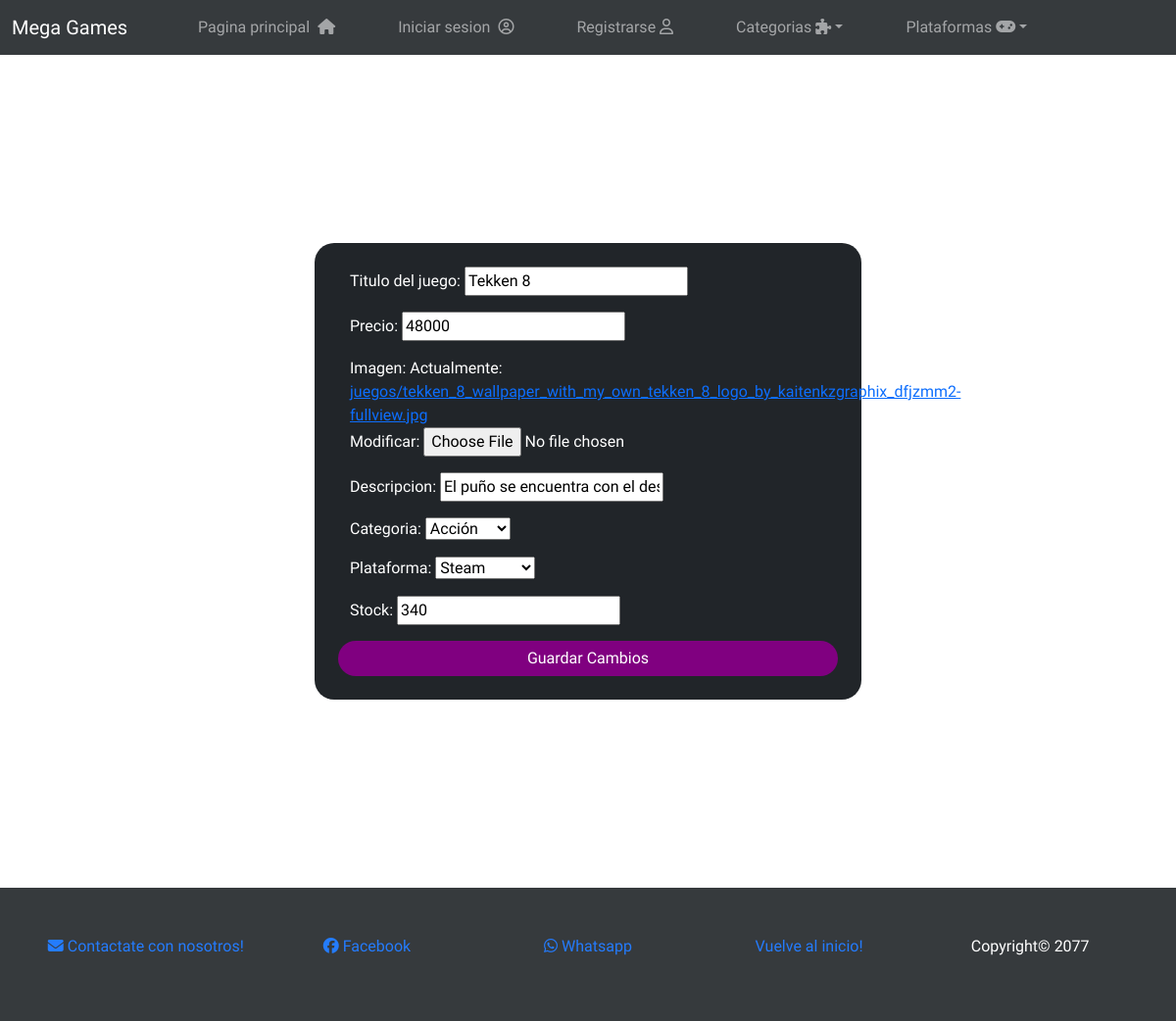
Before: /edit/3 with the older database file.
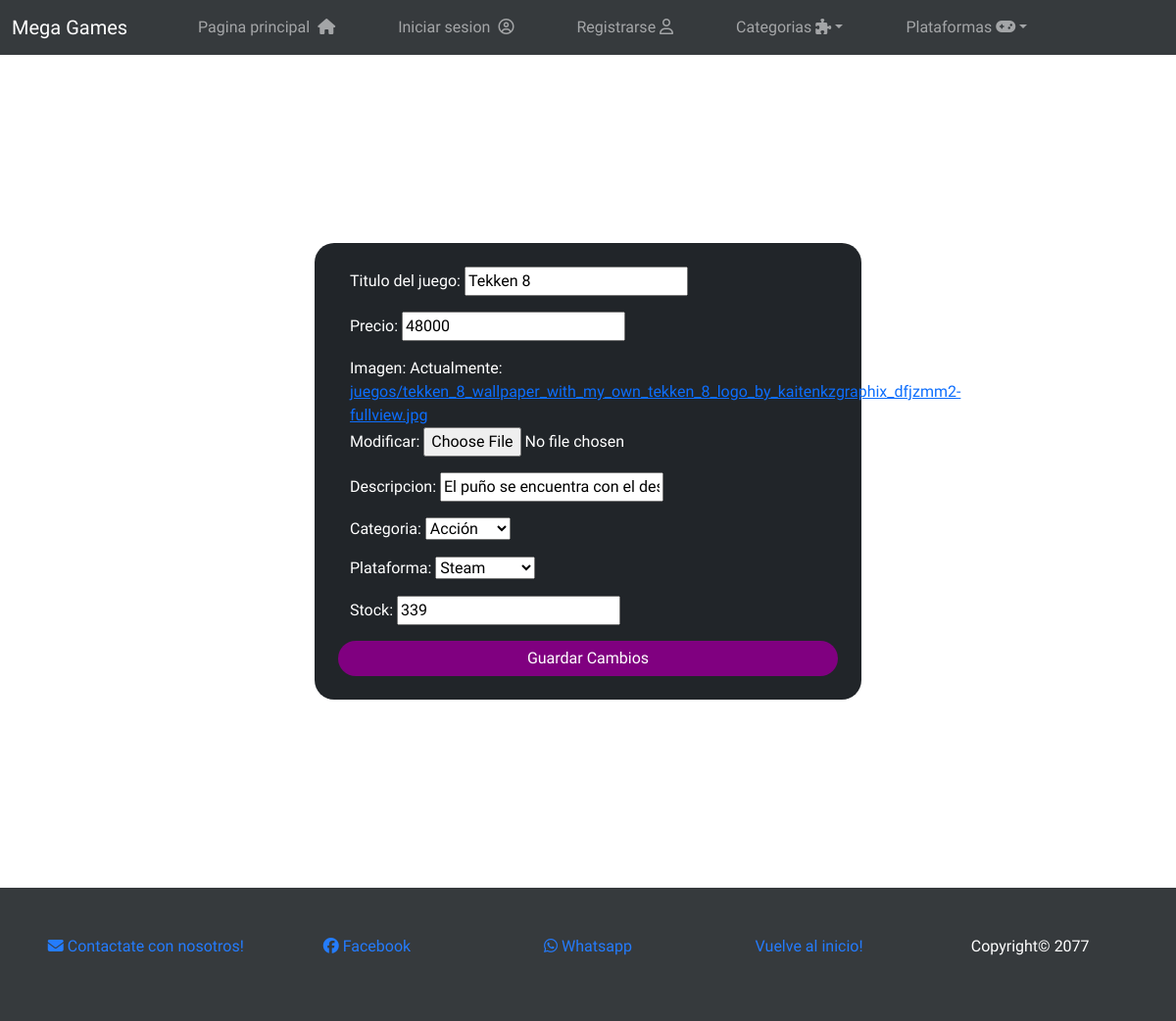
After: the same page with the newer database file.
### juegos/models.py (models this page shows, shortened)
class Juego (models.Model):
    nombre = models.CharField(max_length=100)
    precio = models.IntegerField()
    imagen = models.ImageField(upload_to='juegos/')
    descripcion = models.CharField(max_length=1000)
    categoria = models.ForeignKey(Categoria, on_delete=models.CASCADE)
    plataforma = models.ForeignKey(Plataforma, on_delete=models.CASCADE)
    stock = models.IntegerField()

class Categoria(models.Model):
    nombre = models.CharField(max_length=100)
    def __str__(self):
        return self.nombre

class Plataforma(models.Model):
    nombre = models.CharField(max_length=100)
    def __str__(self):
        return self.nombre

### juegos/views.py (the view)
# urls.py: path("edit/<int:juego_id>",views.editar_juego, name="edit"),
def editar_juego(request, juego_id):
    juego = get_object_or_404(Juego,id=juego_id)
    if request.method == 'POST':
        form = JuegoForm(request.POST,request.FILES, instance=juego)
        if form.is_valid():
            form.save()
            return redirect('Home')
    else:
        form = JuegoForm(instance=juego)
    return render(request,'crud/edit_juego.html',{'form':form,'juego':juego,'exitoso':'Juego editado con exito'})

### juegos/forms.py
class JuegoForm(forms.ModelForm):
    class Meta:
        model = Juego
        fields = ['nombre','precio','imagen','descripcion','categoria','plataforma','stock']
        labels = {
            'nombre': 'Titulo del juego',
        }

### carro/context_processor.py (called while the page is built)
def importe_total_carro(request):
    total=0
    if request.user.is_authenticated:
        if 'carro' in request.session:
            for key, value in request.session["carro"].items():
                total=total+(float(value["precio"])*value["cantidad"])
    return {"importe_total_carro":total}

### tienda/templates/crud/edit_juego.html (shortened to what this page needs)
{% extends "herencias/base.html" %}
{% load static %}
    {% block content %}
    <h1 class="text-center my-5">Editar Juego</h1>
    <div class="container d-flex justify-content-center align-items-center">
        <form class="my-5 bg-dark row  p-4 col-12 col-md-8 col-lg-6" method="post" onsubmit="alert('Juego editado con exito!')" enctype="multipart/form-data">
          {{ form.as_p }}
          <button class="btn btn-primary" type="submit">Guardar Cambios</button>
        </form>
    </div>
    <br>
    <br>
    <br>
    <br>
    <br>
    <br>
      {% endblock %}

Changed rows visible on the page:
changed Juego "Acción": stock "340" → "339"
